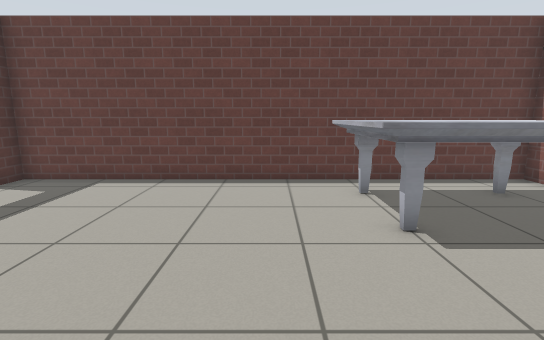
view 1 (above)

16 first-person views from a walk through a world built for the Gazebo simulator. The camera is 1 m above the floor, tilts 10° down and sees 85° across. The floor is counted in squares, 0.5 m on a side. Each view is taken from the middle of a square. On the plan, view 1 faces up. The plan holds only what a view shows up to about 17 squares ahead; the rest is blank. Gazebo's built-in surfaces are drawn with simple patterns.

view 2
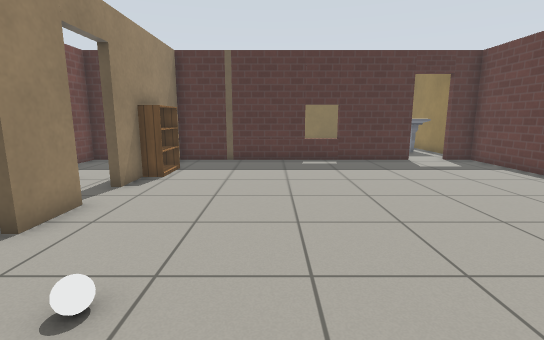

view 3
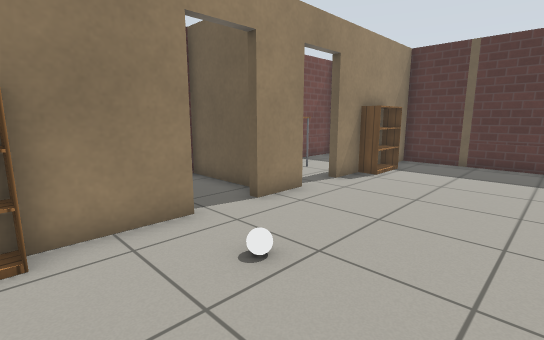

view 4
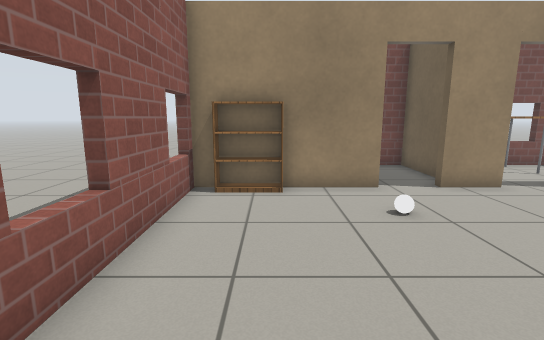

view 5
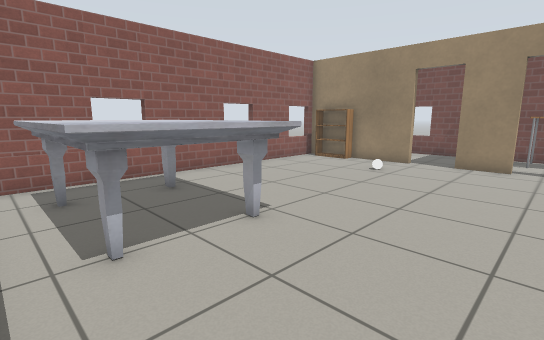

view 6
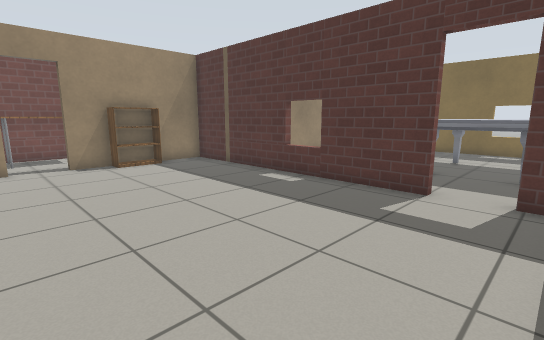

view 7
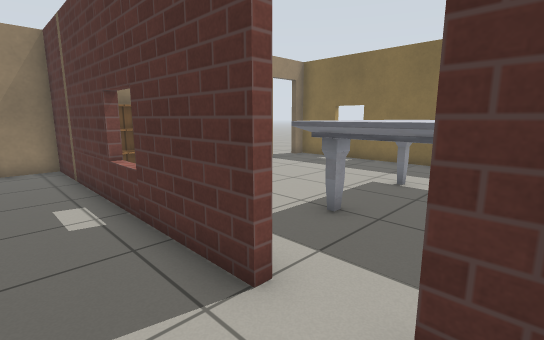

view 8
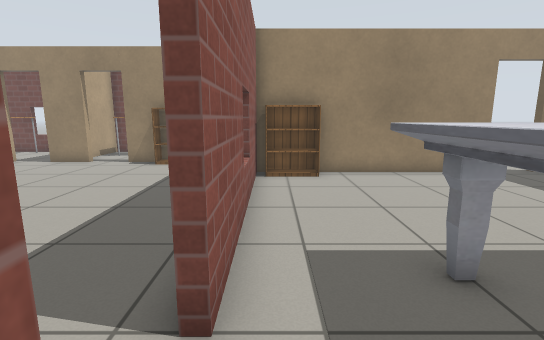

view 9
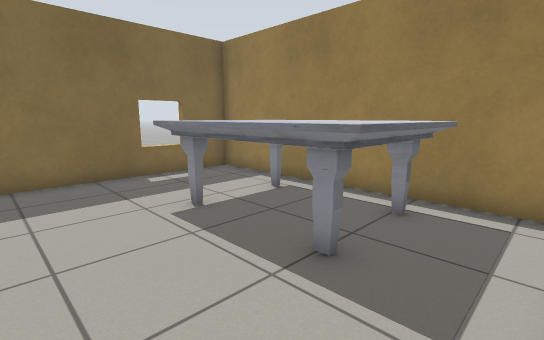

view 10
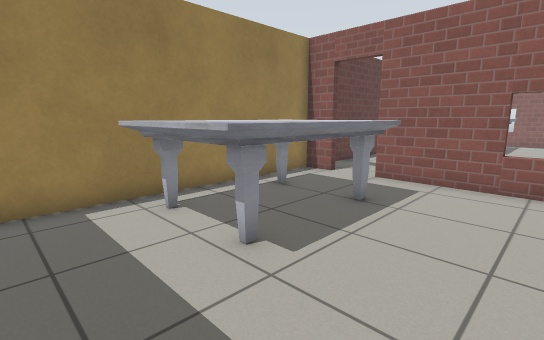

view 11
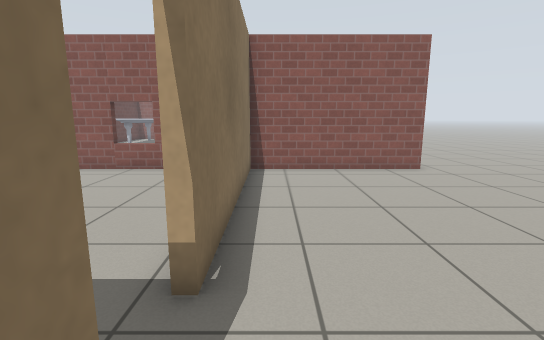

view 12
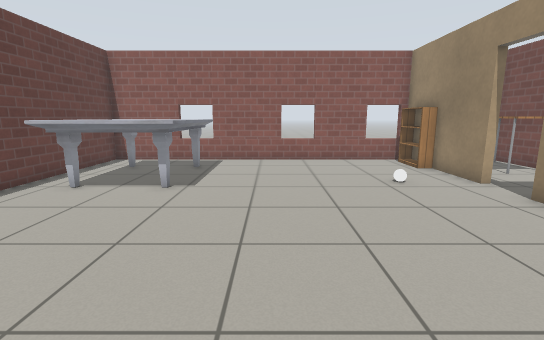

view 13
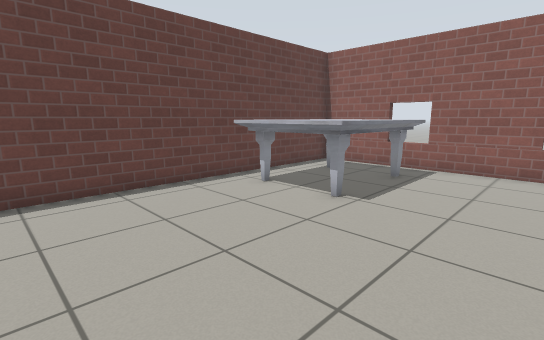

view 14
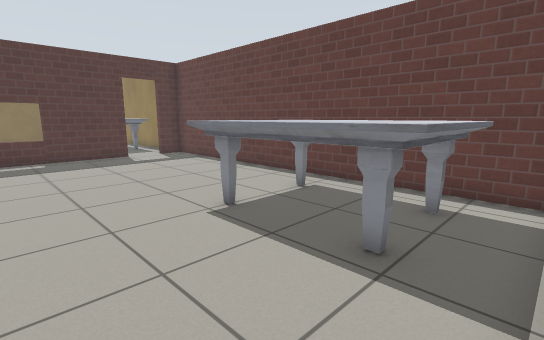

view 15
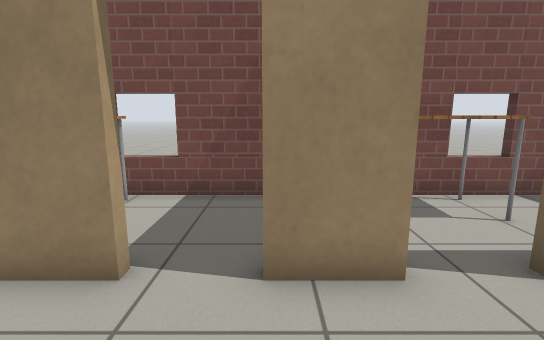

view 16
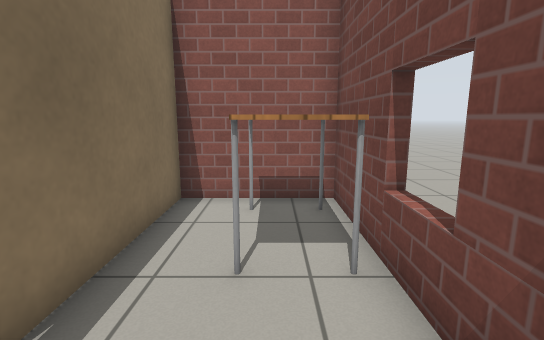

### Floor plan
Points are (right, up) in squares from view 1. A wall is a line through its corners. A room is listed if a view was taken in it or the views show most of it. See-through windows are left out.
Room 1 (views 1, 2, 3, 4, 5, 6, 7, 12, 13, 14, 15)
walls: (-0.8, -4.4) (1.1, -4.4); (2.9, -4.4) (5.6, -4.4); (-8.1, 6.6) (-8.1, -4.4) (-2.4, -4.4); (7.4, -4.4) (8.3, -4.4) (8.3, 9.5) (-8.1, 9.5) (-8.1, 8.2); (8.1, -4.1) (8.6, -4.1)
ways out: open door at (-8, 7.5) to room 2; open door at (2, -4.8) to room 4; opening at (-5, -5) to room 5; open door at (-1.5, -4.5) to room 5
objects: bookshelf (-6, -4) to (-4, -4); marble table (2, 5) to (7, 8); white ball (3, -2); bookshelf (6, -5) to (7, -4)
Room 2 (views 8, 9, 10)
walls: (-16.9, -1.9) (-8.4, -1.9) (-8.4, 6.6); (-8.4, 8.2) (-8.4, 9.5) (-19.3, 9.5) (-19.3, -1.9)
ways out: open door at (-8, 7.5) to room 1; open door at (-17.5, -2) to room 3
objects: marble table (-16, 5) to (-11, 9); bookshelf (-10, -1) to (-9, -1)
Room 3 (view 11)
walls: (-18.7, -2.2) (-19.2, -2.2); (-19.7, 0.3) (-19.2, 0.3); (-8.4, -8.9) (-8.4, -2.2) (-16.9, -2.2)
ways out: open door at (-17.5, -2) to room 2; opening at (-8, -10)
Room 4 (view 16)
walls: (5.5, -4.7) (3.1, -4.7); (0.5, -5.4) (0.5, -8.6) (8.3, -8.6) (8.3, -4.7) (7.4, -4.7)
ways out: open door at (2, -4.8) to room 1
objects: table (5, -8) to (5, -7); table (7, -8) to (7, -7)
Room 5 (no view inside)
walls: (-8.1, -7.8) (-8.1, -8.6) (-0.2, -8.6); (0.2, -8.5) (0.2, -6)
ways out: opening at (-5, -5) to room 1; open door at (-1.5, -4.5) to room 1
objects: table (-4, -8) to (-1, -7)

Positions as (right, up) in squares from view 1, and headings:
1: (0, 0), facing up
2: (6, 0), facing left
3: (6, 1), facing down-left
4: (6, 4), facing down
5: (-2, 9), facing down-right
6: (0, 9), facing down-left
7: (-6, 9), facing down-left
8: (-9, 9), facing down
9: (-9, 2), facing up-left
10: (-18, 2), facing up-right
11: (-20, -3), facing right
12: (-6, 2), facing right
13: (-4, 1), facing up-right
14: (8, 1), facing up-left
15: (1, -1), facing down
16: (1, -7), facing right
